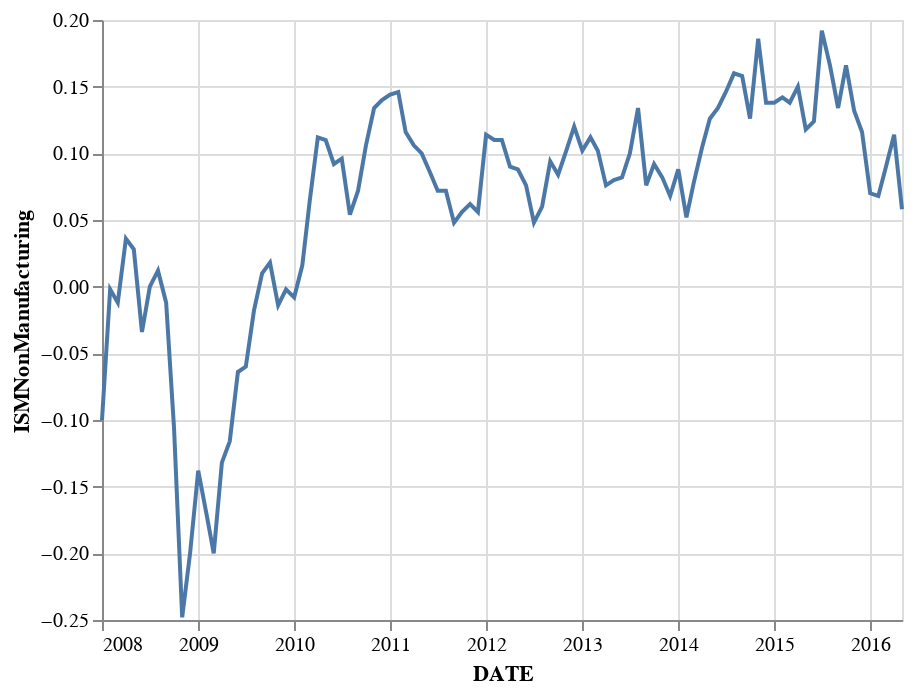

Notebook cell for this chart:
### Code cell
alt.Chart(ism_nonmfg.reset_index()).mark_line().encode(
    x='DATE:T',
    y='ISMNonManufacturing:Q'
)

### Figure 1 — Vega-Lite specification as saved in the notebook (floating-point values rounded to 4 significant figures)
{"$schema": "https://vega.github.io/schema/vega-lite/v3.3.0.json", "config": {"mark": {"tooltip": null}, "view": {"height": 300, "width": 400}}, "data": {"name": "data-10f9b8410170976b7c3da3590cac126b"}, "datasets": {"data-10f9b8410170976b7c3da3590cac126b": [{"DATE": "2008-01-01T00:00:00", "ISMNonManufacturing": -0.1}, {"DATE": "2008-02-01T00:00:00", "ISMNonManufacturing": -0.002}, {"DATE": "2008-03-01T00:00:00", "ISMNonManufacturing": -0.012}, {"DATE": "2008-04-01T00:00:00", "ISMNonManufacturing": 0.036}, {"DATE": "2008-05-01T00:00:00", "ISMNonManufacturing": 0.028}, {"DATE": "2008-06-01T00:00:00", "ISMNonManufacturing": -0.034}, {"DATE": "2008-07-01T00:00:00", "ISMNonManufacturing": 0}, {"DATE": "2008-08-01T00:00:00", "ISMNonManufacturing": 0.012}, {"DATE": "2008-09-01T00:00:00", "ISMNonManufacturing": -0.012}, {"DATE": "2008-10-01T00:00:00", "ISMNonManufacturing": -0.106}, {"DATE": "2008-11-01T00:00:00", "ISMNonManufacturing": -0.248}, {"DATE": "2008-12-01T00:00:00", "ISMNonManufacturing": -0.2}, {"DATE": "2009-01-01T00:00:00", "ISMNonManufacturing": -0.138}, {"DATE": "2009-02-01T00:00:00", "ISMNonManufacturing": -0.17}, {"DATE": "2009-03-01T00:00:00", "ISMNonManufacturing": -0.2}, {"DATE": "2009-04-01T00:00:00", "ISMNonManufacturing": -0.132}, {"DATE": "2009-05-01T00:00:00", "ISMNonManufacturing": -0.116}, {"DATE": "2009-06-01T00:00:00", "ISMNonManufacturing": -0.064}, {"DATE": "2009-07-01T00:00:00", "ISMNonManufacturing": -0.06}, {"DATE": "2009-08-01T00:00:00", "ISMNonManufacturing": -0.018}, {"DATE": "2009-09-01T00:00:00", "ISMNonManufacturing": 0.01}, {"DATE": "2009-10-01T00:00:00", "ISMNonManufacturing": 0.018}, {"DATE": "2009-11-01T00:00:00", "ISMNonManufacturing": -0.014}, {"DATE": "2009-12-01T00:00:00", "ISMNonManufacturing": -0.002}, {"DATE": "2010-01-01T00:00:00", "ISMNonManufacturing": -0.008}, {"DATE": "2010-02-01T00:00:00", "ISMNonManufacturing": 0.016}, {"DATE": "2010-03-01T00:00:00", "ISMNonManufacturing": 0.064}, {"DATE": "2010-04-01T00:00:00", "ISMNonManufacturing": 0.112}, {"DATE": "2010-05-01T00:00:00", "ISMNonManufacturing": 0.11}, {"DATE": "2010-06-01T00:00:00", "ISMNonManufacturing": 0.092}, {"DATE": "2010-07-01T00:00:00", "ISMNonManufacturing": 0.096}, {"DATE": "2010-08-01T00:00:00", "ISMNonManufacturing": 0.054}, {"DATE": "2010-09-01T00:00:00", "ISMNonManufacturing": 0.072}, {"DATE": "2010-10-01T00:00:00", "ISMNonManufacturing": 0.106}, {"DATE": "2010-11-01T00:00:00", "ISMNonManufacturing": 0.134}, {"DATE": "2010-12-01T00:00:00", "ISMNonManufacturing": 0.14}, {"DATE": "2011-01-01T00:00:00", "ISMNonManufacturing": 0.144}, {"DATE": "2011-02-01T00:00:00", "ISMNonManufacturing": 0.146}, {"DATE": "2011-03-01T00:00:00", "ISMNonManufacturing": 0.116}, {"DATE": "2011-04-01T00:00:00", "ISMNonManufacturing": 0.106}, {"DATE": "2011-05-01T00:00:00", "ISMNonManufacturing": 0.1}, {"DATE": "2011-06-01T00:00:00", "ISMNonManufacturing": 0.086}, {"DATE": "2011-07-01T00:00:00", "ISMNonManufacturing": 0.072}, {"DATE": "2011-08-01T00:00:00", "ISMNonManufacturing": 0.072}, {"DATE": "2011-09-01T00:00:00", "ISMNonManufacturing": 0.048}, {"DATE": "2011-10-01T00:00:00", "ISMNonManufacturing": 0.056}, {"DATE": "2011-11-01T00:00:00", "ISMNonManufacturing": 0.062}, {"DATE": "2011-12-01T00:00:00", "ISMNonManufacturing": 0.056}, {"DATE": "2012-01-01T00:00:00", "ISMNonManufacturing": 0.114}, {"DATE": "2012-02-01T00:00:00", "ISMNonManufacturing": 0.11}, {"DATE": "2012-03-01T00:00:00", "ISMNonManufacturing": 0.11}, {"DATE": "2012-04-01T00:00:00", "ISMNonManufacturing": 0.09}, {"DATE": "2012-05-01T00:00:00", "ISMNonManufacturing": 0.088}, {"DATE": "2012-06-01T00:00:00", "ISMNonManufacturing": 0.076}, {"DATE": "2012-07-01T00:00:00", "ISMNonManufacturing": 0.048}, {"DATE": "2012-08-01T00:00:00", "ISMNonManufacturing": 0.06}, {"DATE": "2012-09-01T00:00:00", "ISMNonManufacturing": 0.094}, {"DATE": "2012-10-01T00:00:00", "ISMNonManufacturing": 0.084}, {"DATE": "2012-11-01T00:00:00", "ISMNonManufacturing": 0.102}, {"DATE": "2012-12-01T00:00:00", "ISMNonManufacturing": 0.12}, {"DATE": "2013-01-01T00:00:00", "ISMNonManufacturing": 0.102}, {"DATE": "2013-02-01T00:00:00", "ISMNonManufacturing": 0.112}, {"DATE": "2013-03-01T00:00:00", "ISMNonManufacturing": 0.102}, {"DATE": "2013-04-01T00:00:00", "ISMNonManufacturing": 0.076}, {"DATE": "2013-05-01T00:00:00", "ISMNonManufacturing": 0.08}, {"DATE": "2013-06-01T00:00:00", "ISMNonManufacturing": 0.082}, {"DATE": "2013-07-01T00:00:00", "ISMNonManufacturing": 0.1}, {"DATE": "2013-08-01T00:00:00", "ISMNonManufacturing": 0.134}, {"DATE": "2013-09-01T00:00:00", "ISMNonManufacturing": 0.076}, {"DATE": "2013-10-01T00:00:00", "ISMNonManufacturing": 0.092}, {"DATE": "2013-11-01T00:00:00", "ISMNonManufacturing": 0.082}, {"DATE": "2013-12-01T00:00:00", "ISMNonManufacturing": 0.068}, {"DATE": "2014-01-01T00:00:00", "ISMNonManufacturing": 0.088}, {"DATE": "2014-02-01T00:00:00", "ISMNonManufacturing": 0.052}, {"DATE": "2014-03-01T00:00:00", "ISMNonManufacturing": 0.078}, {"DATE": "2014-04-01T00:00:00", "ISMNonManufacturing": 0.104}, {"DATE": "2014-05-01T00:00:00", "ISMNonManufacturing": 0.126}, {"DATE": "2014-06-01T00:00:00", "ISMNonManufacturing": 0.134}, {"DATE": "2014-07-01T00:00:00", "ISMNonManufacturing": 0.146}, {"DATE": "2014-08-01T00:00:00", "ISMNonManufacturing": 0.16}, {"DATE": "2014-09-01T00:00:00", "ISMNonManufacturing": 0.158}, {"DATE": "2014-10-01T00:00:00", "ISMNonManufacturing": 0.126}, {"DATE": "2014-11-01T00:00:00", "ISMNonManufacturing": 0.186}, {"DATE": "2014-12-01T00:00:00", "ISMNonManufacturing": 0.138}, {"DATE": "2015-01-01T00:00:00", "ISMNonManufacturing": 0.138}, {"DATE": "2015-02-01T00:00:00", "ISMNonManufacturing": 0.142}, {"DATE": "2015-03-01T00:00:00", "ISMNonManufacturing": 0.138}, {"DATE": "2015-04-01T00:00:00", "ISMNonManufacturing": 0.15}, {"DATE": "2015-05-01T00:00:00", "ISMNonManufacturing": 0.118}, {"DATE": "2015-06-01T00:00:00", "ISMNonManufacturing": 0.124}, {"DATE": "2015-07-01T00:00:00", "ISMNonManufacturing": 0.192}, {"DATE": "2015-08-01T00:00:00", "ISMNonManufacturing": 0.166}, {"DATE": "2015-09-01T00:00:00", "ISMNonManufacturing": 0.134}, {"DATE": "2015-10-01T00:00:00", "ISMNonManufacturing": 0.166}, {"DATE": "2015-11-01T00:00:00", "ISMNonManufacturing": 0.132}, {"DATE": "2015-12-01T00:00:00", "ISMNonManufacturing": 0.116}, {"DATE": "2016-01-01T00:00:00", "ISMNonManufacturing": 0.07}, {"DATE": "2016-02-01T00:00:00", "ISMNonManufacturing": 0.068}, {"DATE": "2016-03-01T00:00:00", "ISMNonManufacturing": 0.09}, {"DATE": "2016-04-01T00:00:00", "ISMNonManufacturing": 0.114}, {"DATE": "2016-05-01T00:00:00", "ISMNonManufacturing": 0.058}]}, "encoding": {"x": {"field": "DATE", "type": "temporal"}, "y": {"field": "ISMNonManufacturing", "type": "quantitative"}}, "mark": "line"}
